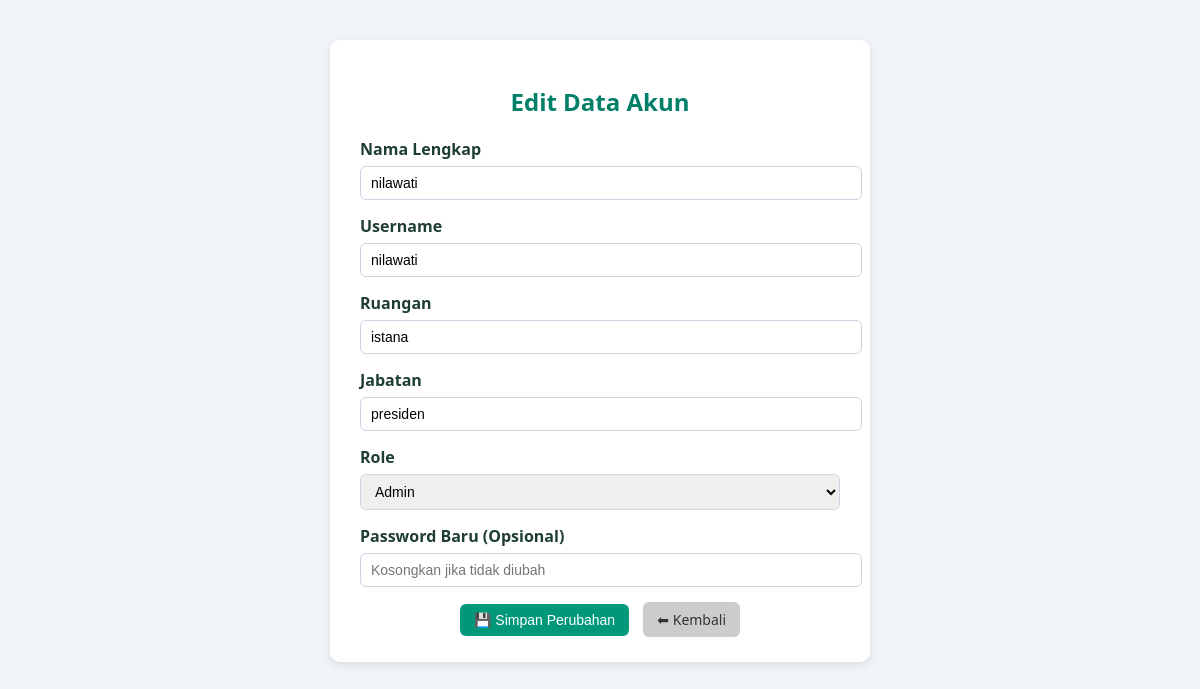
Screenshot of /admin/edit_user.php?id=22 with the database file from the repository.
### tables this page shows
CREATE TABLE `users` (
  `id` int(11) NOT NULL,
  `username` varchar(50) NOT NULL,
  `password` varchar(255) NOT NULL,
  `role` enum('admin','user') NOT NULL,
  `nama` varchar(100) NOT NULL DEFAULT '',
  `ruangan` varchar(100) NOT NULL DEFAULT '',
  `jabatan` varchar(100) DEFAULT NULL
);

### config.php (called while the page is built, shortened)
<?php
$protocol = (!empty($_SERVER['HTTPS']) && $_SERVER['HTTPS'] !== 'off') ? "https://" : "http://";
$hostName = $_SERVER['HTTP_HOST'];
$folder = rtrim(str_replace('\\', '/', dirname($_SERVER['SCRIPT_NAME'])), '/');
if ($folder === '' || $folder === '/') {
    $folder = '';
} else {
    $folder .= '/';
}
$base_url = $protocol . $hostName . $folder;
?>

### admin/edit_user.php (the view, shortened to what this page needs)
<?php
include '../config.php';
$redirect_page = $base_url . "dashboard.php?page=akun";
$id = $_GET['id'];
$user = mysqli_fetch_assoc(mysqli_query($conn, "SELECT * FROM users WHERE id='$id'"));
?>
<!DOCTYPE html>
<html lang="id">
<head>
</head>
<body>
<form method="POST" onsubmit="return confirmUpdate(event)">
  <h2>Edit Data Akun</h2>
  <label>Nama Lengkap</label>
  <input type="text" name="nama" value="<?= htmlspecialchars($user['nama']) ?>" required>
  <label>Username</label>
  <input type="text" name="username" value="<?= htmlspecialchars($user['username']) ?>" required>
  <label>Ruangan</label>
  <input type="text" name="ruangan" value="<?= htmlspecialchars($user['ruangan']) ?>">
  <label>Jabatan</label>
  <input type="text" name="jabatan" value="<?= htmlspecialchars($user['jabatan']) ?>">
  <label>Role</label>
  <select name="role" required>
    <option value="admin" <?= $user['role'] === 'admin' ? 'selected' : '' ?>>Admin</option>
  </select>
  <label>Password Baru (Opsional)</label>
  <input type="password" name="password" placeholder="Kosongkan jika tidak diubah">
  <div style="text-align:center;">
    <button type="submit" name="update">💾 Simpan Perubahan</button>
    <a href="<?= $redirect_page ?>" class="btn-back">⬅ Kembali</a>
  </div>
</form>
</body>
</html>

### admin/edit_user.php (style rules this page uses)
body { font-family: 'Segoe UI', sans-serif; background: #f1f5f9; margin: 0; padding: 40px; }
form { max-width: 480px; margin: auto; background: #fff; padding: 25px 30px; border-radius: 10px; box-shadow: 0 3px 10px rgba(0,0,0,0.1); }
h2 { text-align: center; color: #007f69; margin-bottom: 20px; }
label { font-weight: 600; color: #1e3d34; display: block; margin-bottom: 6px; }
input, select { width: 100%; padding: 8px 10px; margin-bottom: 15px; border-radius: 6px; border: 1px solid #cbd5e1; font-size: 14px; }
button, a.btn-back { display: inline-block; padding: 8px 14px; border-radius: 6px; text-decoration: none; font-size: 14px; cursor: pointer; border: none; transition: 0.2s ease; }
button { background: #009879; color: #fff; }
a.btn-back { background: #ccc; color: #333; margin-left: 10px; }

### rows the page displays
users: nama "nilawati", username "nilawati", ruangan "istana", jabatan "presiden", role "Admin"
